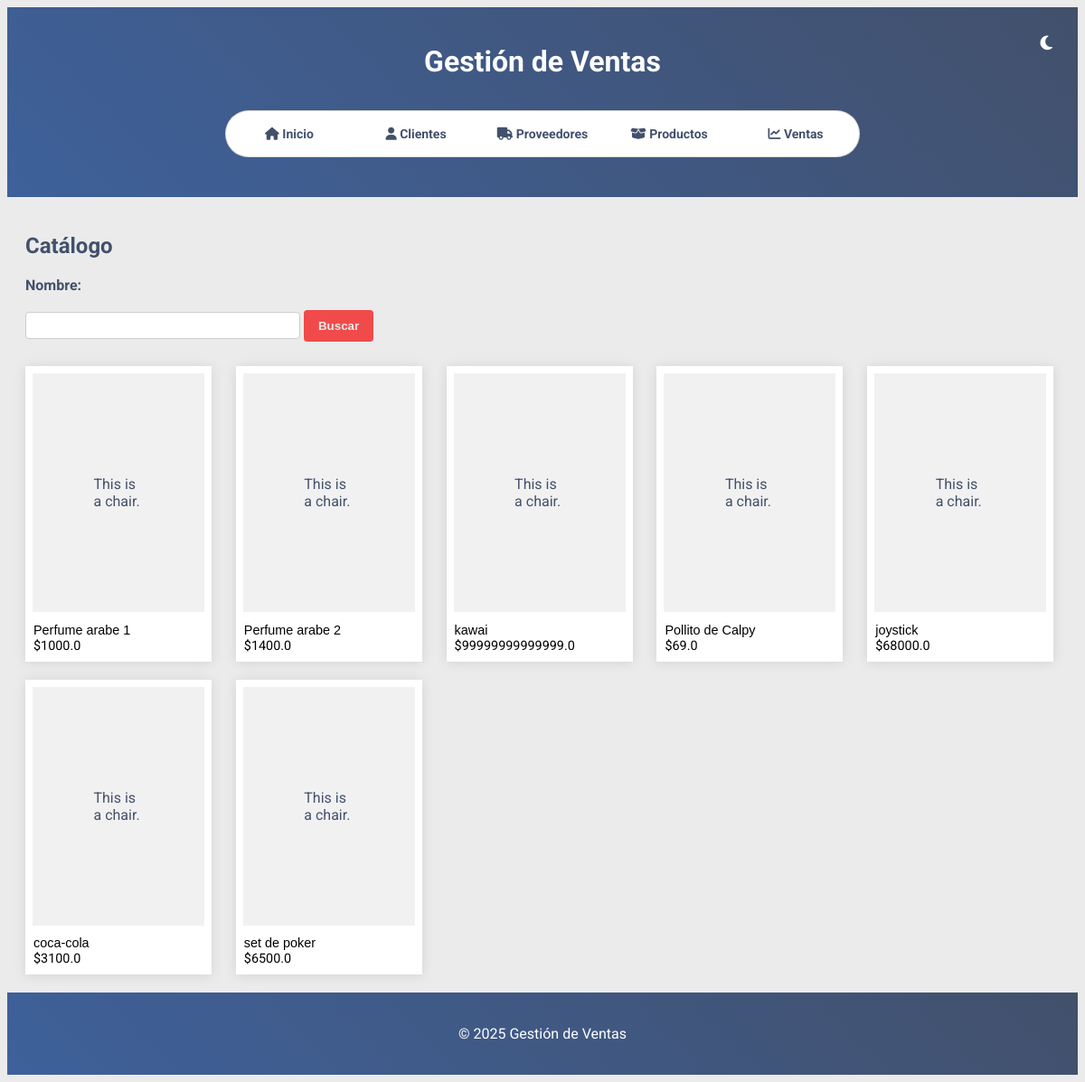
The page /productos/catalogo on the database its author committed.
### models/producto.py (models this page shows, shortened)
class Producto(db.Model):
    __tablename__ = 'productos'
    id = db.Column(db.Integer, primary_key=True)
    name = db.Column(db.String(50), nullable=False)
    precio = db.Column(db.Float, nullable=True)
    stock = db.Column(db.Integer, nullable=True)
    categoria = db.Column(db.String(50), nullable=False)
    proveedor_id = db.Column(db.Integer, db.ForeignKey('proveedores.id'), nullable=False)

### routes/productos.py (the view)
@bp.route("/catalogo")
def catalogo():
    lista_de_productos = get_all_productos()
    return render_template('productos/catalogo.html', products=lista_de_productos)

### services/productos_service.py (called while the page is built)
def get_all_productos():
    return Producto.query.all()

### templates/productos/catalogo.html (shortened to what this page needs)
{% extends "base.html" %}
{% block content %}
  <h2>Catálogo</h2>
  <form method="POST">
      <label for="nombre">Nombre:</label>
      <input type="text" id="nombre" name="nombre" required>
      <button type="submit">Buscar</button>
  </form>
  <div class="catalog">
    {% for product in products %}
      <div class="card">
        <div class="image">
          {% if product.image_url %}
            <img src="{{ product.image_url }}" alt="{{ product.name }}">
          {% else %}
            <span class="text">This is a chair.</span>
          {% endif %}
        </div>
        <span class="title">{{ product.name }}</span>
        <span class="price">${{ product.precio }}</span>
      </div>
    {% else %}
      <p>No se encontraron productos.</p>
    {% endfor %}
  </div>
{% endblock %}

### static/styles.css (style rules this page uses)
:root { --color-dark-blue: #42506b; --color-red: #f04b4a; --color-mid-blue: #3e619b; --color-light: #ebebec; --font-family: 'Roboto', sans-serif; }
body { font-family: var(--font-family); background-color: var(--color-light); color: var(--color-dark-blue); transition: background-color 0.3s ease, color 0.3s ease; }
form { margin-top: 20px; max-width: 400px; }
form label { display: inline-block; width: 100px; font-weight: bold; margin-bottom: 10px; color: var(--color-dark-blue); }
form input[type="text"], form input[type="number"], form input[type="date"], form select { width: calc(100% - 110px); padding: 6px; margin-bottom: 10px; border: 1px solid #ccc; border-radius: 4px; background-color: #fff; color: var(--color-dark-blue); font-size: 14px; }
button, input[type="submit"], input[type="button"] { background-color: var(--color-red); color: var(--color-light); border: none; padding: 10px 16px; cursor: pointer; font-weight: bold; margin-top: 8px; border-radius: 4px; }
h1, h2, h3 { margin-bottom: 15px; }
.catalog { display: grid; grid-template-columns: repeat(auto-fill, minmax(200px, 1fr)); gap: 20px; margin-top: 20px; }
.card { position: relative; width: 11.875em; height: 16.5em; box-shadow: 0px 1px 13px rgba(0, 0, 0, 0.1); cursor: pointer; transition: all 120ms; display: flex; align-items: center; justify-content: center; background: #fff; padding: 0.5em; padding-bottom: 3.4em; }
.card::after { content: "Ver"; padding-top: 1.25em; padding-left: 1.25em; position: absolute; left: 0; bottom: -60px; background: #00AC7C; color: #fff; height: 2.5em; width: 90%; transition: all 80ms; font-weight: 600; text-transform: uppercase; opacity: 0; }
.card .title { font-family: Arial, Helvetica, sans-serif; font-size: 0.9em; position: absolute; left: 0.625em; bottom: 1.875em; font-weight: 400; color: #000; }
.card .price { font-family: Impact, Haettenschweiler, 'Roboto', sans-serif; font-size: 0.9em; position: absolute; left: 0.625em; bottom: 0.625em; color: #000; }
.text { max-width: 55px; }
.image { background: rgb(241, 241, 241); width: 100%; height: 100%; display: grid; place-items: center; }

### rows shown on the page
Producto: name "Perfume arabe 1", precio "1000.0"
Producto: name "Perfume arabe 2", precio "1400.0"
Producto: name "kawai", precio "99999999999999.0"
Producto: name "Pollito de Calpy", precio "69.0"
Producto: name "joystick", precio "68000.0"
Producto: name "coca-cola", precio "3100.0"
Producto: name "set de poker", precio "6500.0"
